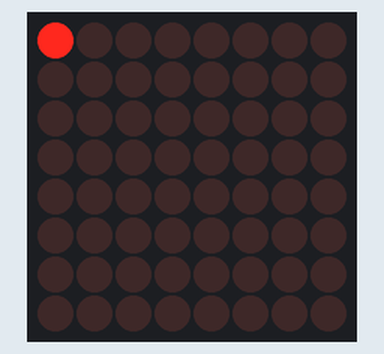
Simulated run of this sketch. Board: Arduino Uno, built with avr-gcc and run on an emulated ATmega328P. Shown: 8×8 LED matrix.

Above: at 0.05 s.
At 0.85 s:
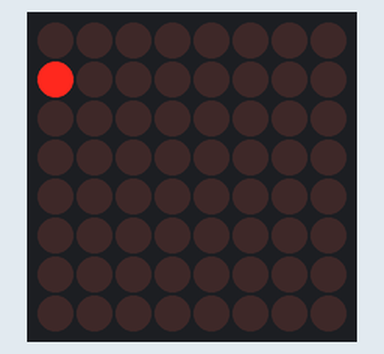
At 1.65 s:
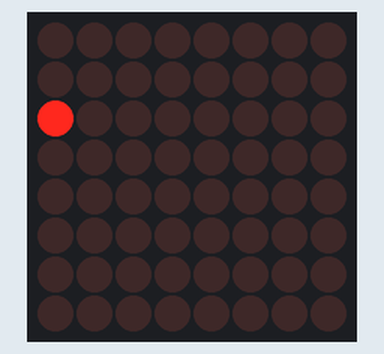
At 3.26 s:
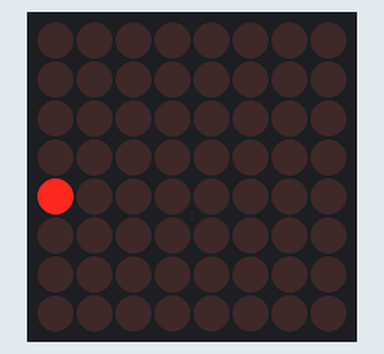
At 6.5 s:
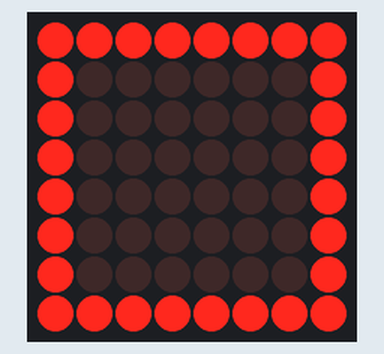
At 8.5 s:
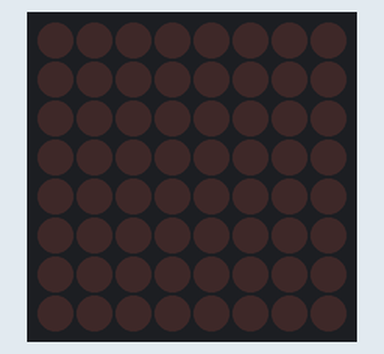

The sketch:

LEDmatrix_Basic.ino
```cpp
#include <LedControl.h>

// Pins für DIN, CLK, CS, Anzahl der Module
LedControl lc = LedControl(11, 13, 10, 1);

void setup() {
  lc.shutdown(0, false);       // Wake up displays
  lc.setIntensity(0, 8);       // Set brightness level (0 is min, 15 is max)
  lc.clearDisplay(0);          // Clear display register
}

void loop() {
  // Alle LEDs der Reihe nach aufleuchten lassen
  for (int row = 0; row < 8; row++) {
    for (int col = 0; col < 8; col++) {
      lc.setLed(0, row, col, true); // LED an
      delay(100);
      lc.setLed(0, row, col, false); // LED aus
    }
  }

  // Quadrat anzeigen
  for (int i = 0; i < 8; i++) {
    lc.setLed(0, i, 0, true); // Linke Seite des Quadrats
    lc.setLed(0, i, 7, true); // Rechte Seite des Quadrats
    lc.setLed(0, 0, i, true); // Obere Seite des Quadrats
    lc.setLed(0, 7, i, true); // Untere Seite des Quadrats
  }
  delay(2000); // Warten, um das Quadrat zu zeigen

  lc.clearDisplay(0); // Display löschen
  delay(500);
}
```

Measured:
- by itself, everything shown: repeats every 8.9 s, in 66 steps
- what the display in image 4 shows lasts 2.0 s, from 6.4 s to 8.4 s
- what the display in image 5 shows lasts 0.5 s, from 8.4 s to 8.9 s
